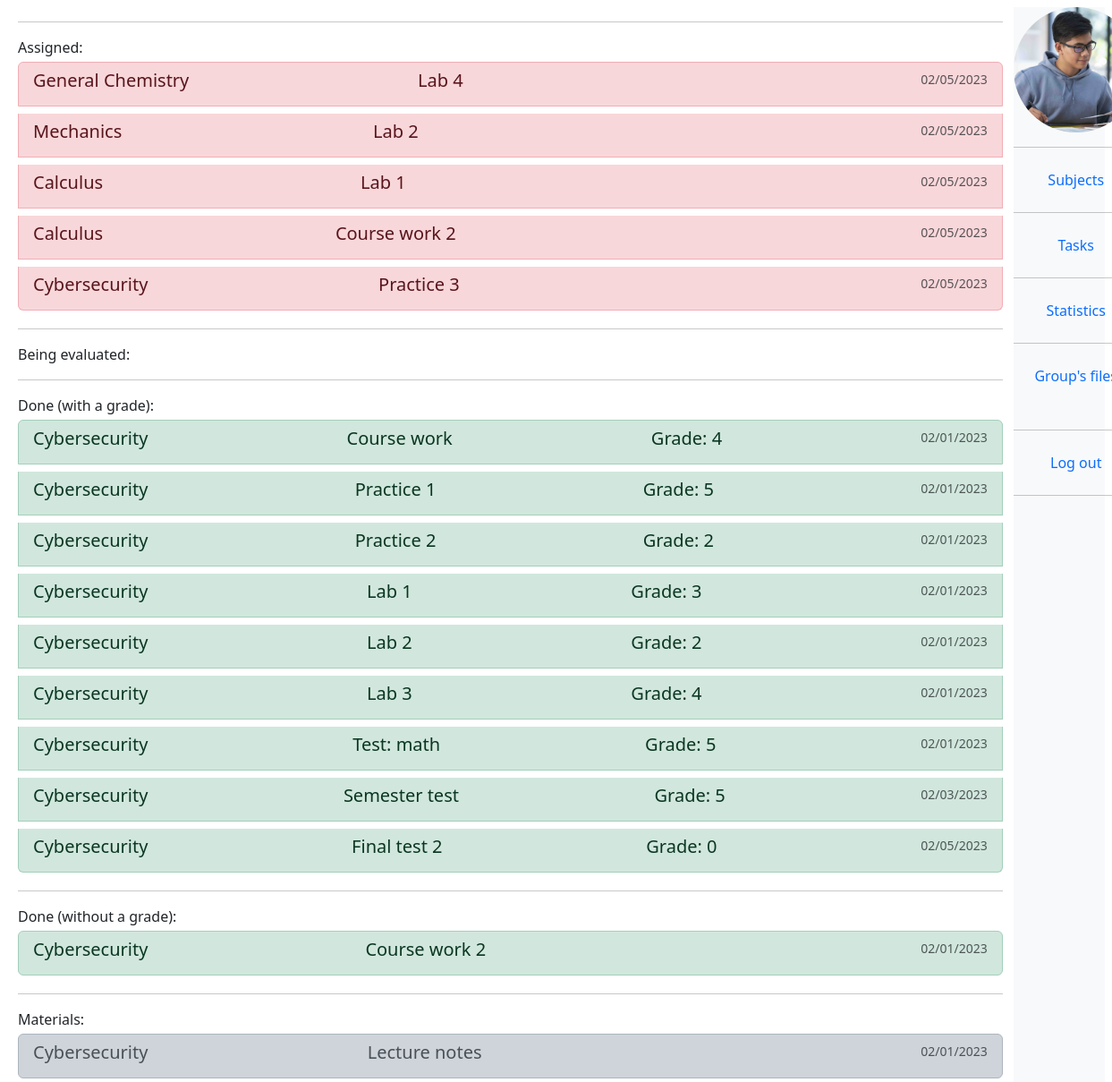
Screenshot of /student/tasks/ (signed in) with the database file from the repository.
### univ_app/models.py (models this page shows, shortened)
class AnsweredTask(models.Model):
    ASSIGNED = "ASSIGNED"
    DONE = "DONE"
    PASSED = "PASSED"
    EVALUATED = "EVALUATED"
    CHECKED = "CHECKED"  # for InfoTask
    STATUS_CHOICES = (
        (ASSIGNED, "Assigned"),
        (DONE, "Done"),
        (PASSED, "Passed"),
        (EVALUATED, "Evaluated"),
        (CHECKED, "CHECKED"),
    )
    student = models.ForeignKey(
        "Student", blank=True, null=True, on_delete=models.SET_NULL
    )
    finished_at = models.DateTimeField(auto_now_add=True, blank=True, null=True)
    status = models.CharField(
        max_length=255, choices=STATUS_CHOICES, default=ASSIGNED, blank=True
    )
    class Meta:
        abstract = True
    def related_task(self):
        class_name = self.__class__.__name__
        match class_name:
            case "AnsweredCommonTask":
                return self.common_task  # pylint: disable=no-member
            case "TakenTest":
                return self.related_test  # pylint: disable=no-member
            case "AnsweredInfoTask":
                return self.related_info_task  # pylint: disable=no-member

class AnsweredCommonTask(AnsweredTask):
    grade = models.IntegerField(null=True, blank=True)
    answer = models.TextField(null=True, default="")
    file = models.FileField(
        upload_to="uploads/answered_common_tasks/", blank=True, null=True
    )
    common_task = models.ForeignKey(
        "CommonTask", blank=True, null=True, on_delete=models.CASCADE
    )
    comment_from_teacher = models.TextField(default="", blank=True)

class Task(models.Model):
    title = models.CharField(max_length=200, default="", blank=True)
    description = models.TextField(default="", blank=True)
    subject = models.ForeignKey(
        "Subject", blank=True, null=True, on_delete=models.SET_NULL
    )
    created_at = models.DateTimeField(auto_now_add=True, null=True, blank=True)
    created_by = models.ForeignKey(
        "Teacher", blank=True, null=True, on_delete=models.SET_NULL
    )
    class Meta:
        abstract = True
    def get_type(self):
        return str(self.__class__.__name__)

class CommonTask(Task):
    file = models.FileField(upload_to="uploads/common_tasks/", blank=True, null=True)

class Subject(models.Model):
    title = models.CharField(max_length=200, default="", blank=True)
    description = models.TextField(default="", blank=True)
    image = models.ImageField(
        upload_to="uploads/subjects/", blank=True, null=True, default="test.png"
    )
    teacher = models.ForeignKey(
        "Teacher", blank=True, null=True, on_delete=models.SET_NULL
    )
    st_group = models.ForeignKey(
        "StGroup", blank=True, null=True, on_delete=models.SET_NULL
    )
    def __str__(self):
        return self.title

class TakenTest(AnsweredTask):
    grade = models.IntegerField(null=True, blank=True)
    related_test = models.ForeignKey("Test", on_delete=models.CASCADE, null=True)
    score = models.IntegerField(blank=True, null=True)
    class Meta:
        unique_together = (("student", "related_test"),)

class Test(Task):
    slug = models.SlugField(max_length=120, blank=True, null=True)
    link = models.CharField(max_length=1000, default="")
    image = models.ImageField(
        upload_to="uploads/", blank=True, null=True, default="test.png"
    )

class AnsweredInfoTask(AnsweredTask):
    related_info_task = models.ForeignKey(
        "InfoTask", blank=True, null=True, on_delete=models.CASCADE
    )

class InfoTask(Task):
    file = models.FileField(upload_to="uploads/info_tasks/", blank=True, null=True)

### univ_app/decorators.py (the view)
        def wrapper(request, *args, **kwargs):
            group = None
            if request.user.groups.exists():
                group = request.user.groups.all()[0].name
            if group in allowed_groups:
                return view_func(request, *args, **kwargs)
            return HttpResponse("Permission denied")

### univ_app/models.py (called while the page is built)
    def get_all_tasks_by_type(self, some_type):
        ans_common_tasks = AnsweredCommonTask.objects.filter(
            student=self, status=some_type
        )
        taken_tests = TakenTest.objects.filter(student=self, status=some_type)
        info_tasks = AnsweredInfoTask.objects.filter(student=self, status=some_type)
        tasks = list(chain(ans_common_tasks, taken_tests, info_tasks))
        return tasks

### univ_app/templatetags/user_tags.py (called while the page is built)
@register.filter(name="has_group")
def has_group(user, group_name):
    return user.groups.filter(name=group_name).exists()

### univ_app/views.py (called while the page is built)
@allowed_users(allowed_groups=["student"])
def s_tasks(request):
    student = request.user.student
    ctx = {
        "assigned_tasks": student.get_all_tasks_by_type(AnsweredTask.ASSIGNED),
        "done_tasks": student.get_all_tasks_by_type(AnsweredTask.DONE),
        "eval_tasks": student.get_all_tasks_by_type(AnsweredTask.EVALUATED),
        "passed_tasks": student.get_all_tasks_by_type(AnsweredTask.PASSED),
        "checked_tasks": student.get_all_tasks_by_type(AnsweredTask.CHECKED),
    }
    return render(request, "student_views/s_tasks.html", ctx)

### templates/student_views/s_tasks.html (shortened to what this page needs)
{%extends "base.html"%}
{% block s_tasks %}
<hr>
  Assigned:
    <div class="list-group">
    {%for task in assigned_tasks%}
    <a href="{%url 'ts_task' task.related_task.get_type task.related_task.id %}" class="list-group-item list-group-item-danger my-1 list-group-item-action flex-column align-items-start">
        <div class="d-flex w-100 justify-content-between">
          <h5 class="mb-1">{{task.related_task.subject}} </h5>
          <h5 class="mb-1">{{task.related_task.title}} </h5>
          <small class="text-muted">{{task.related_task.created_at|date:"SHORT_DATE_FORMAT"}}</small>
        </div>
      </a>
      {%endfor%}
    </div>
<hr>
  Being evaluated:
  <hr>
  Done (with a grade):
      <div class="list-group">
      {%for task in eval_tasks%}
      <a href="{%url 'ts_task' task.related_task.get_type task.related_task.id %}" class="list-group-item list-group-item-success list-group-item-action flex-column align-items-start my-1">
          <div class="d-flex w-100 justify-content-between">
            <h5 class="mb-1">{{task.related_task.subject}} </h5>
            <h5 class="mb-1">{{task.related_task.title}} </h5>
            <h5 class="mb-1">Grade: {{task.grade}} </h5>
            <small class="text-muted">{{task.related_task.created_at|date:"SHORT_DATE_FORMAT"}}</small>
          </div>
        </a>
        {%endfor%}
      </div>
  <hr>
  Done (without a grade):
      <div class="list-group">
      {%for task in passed_tasks%}
      <a href="{%url 'ts_task' task.related_task.get_type task.related_task.id %}" class="list-group-item list-group-item-success my-1 list-group-item-action flex-column align-items-start">
          <div class="d-flex w-100 justify-content-between">
            <h5 class="mb-1">{{task.related_task.subject}} </h5>
            <h5 class="mb-1">{{task.related_task.title}} </h5>
            <small class="text-muted">{{task.related_task.created_at|date:"SHORT_DATE_FORMAT"}}</small>
          </div>
        </a>
        {%endfor%}
      </div>
  <hr>
  Materials:
      <div class="list-group">
      {%for task in checked_tasks%}
      <a href="{%url 'ts_task' task.related_task.get_type task.related_task.id %}" class="list-group-item list-group-item-dark my-1 list-group-item-action flex-column align-items-start">
          <div class="d-flex w-100 justify-content-between">
            <h5 class="mb-1">{{task.related_task.subject}} </h5>
            <h5 class="mb-1">{{task.related_task.title}} </h5>
            <small class="text-muted">{{task.related_task.created_at|date:"SHORT_DATE_FORMAT"}}</small>
          </div>
        </a>
        {%endfor%}
      </div>
{% endblock %}

### univ_app/static/univ_app/css/base.css (style rules this page uses)
body { background: white; }

### templates/base.html (style rules this page uses)
body { background-color:white; }

### rows the page displays
AnsweredCommonTask: related_task.subject "General Chemistry", related_task "Lab 4", related_task.created_at "02/05/2023"
AnsweredCommonTask: related_task.subject "Mechanics", related_task "Lab 2", related_task.created_at "02/05/2023"
AnsweredCommonTask: related_task.subject "Calculus", related_task "Lab 1", related_task.created_at "02/05/2023"
AnsweredCommonTask: related_task.subject "Calculus", related_task "Course work 2", related_task.created_at "02/05/2023"
AnsweredCommonTask: related_task.subject "Cybersecurity", related_task "Practice 3", related_task.created_at "02/05/2023"
AnsweredCommonTask: related_task.subject "Cybersecurity", related_task "Course work", grade "4", related_task.created_at "02/01/2023"
AnsweredCommonTask: related_task.subject "Cybersecurity", related_task "Practice 1", grade "5", related_task.created_at "02/01/2023"
AnsweredCommonTask: related_task.subject "Cybersecurity", related_task "Practice 2", grade "2", related_task.created_at "02/01/2023"
AnsweredCommonTask: related_task.subject "Cybersecurity", related_task "Lab 1", grade "3", related_task.created_at "02/01/2023"
AnsweredCommonTask: related_task.subject "Cybersecurity", related_task "Lab 2", grade "2", related_task.created_at "02/01/2023"
AnsweredCommonTask: related_task.subject "Cybersecurity", related_task "Lab 3", grade "4", related_task.created_at "02/01/2023"
TakenTest: related_task.subject "Cybersecurity", related_task "Test: math", grade "5", related_task.created_at "02/01/2023"
TakenTest: related_task.subject "Cybersecurity", related_task "Semester test", grade "5", related_task.created_at "02/03/2023"
TakenTest: related_task.subject "Cybersecurity", related_task "Final test 2", grade "0", related_task.created_at "02/05/2023"
AnsweredCommonTask: related_task.subject "Cybersecurity", related_task "Course work 2", related_task.created_at "02/01/2023"
AnsweredInfoTask: related_task.subject "Cybersecurity", related_task "Lecture notes", related_task.created_at "02/01/2023"
